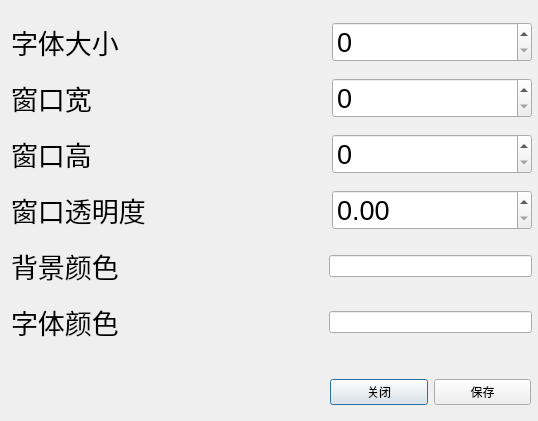
<?xml version="1.0" encoding="UTF-8"?>
<ui version="4.0">
 <class>config_panel</class>
 <widget class="QDialog" name="config_panel">
  <property name="geometry">
   <rect>
    <x>0</x>
    <y>0</y>
    <width>538</width>
    <height>421</height>
   </rect>
  </property>
  <property name="minimumSize">
   <size>
    <width>538</width>
    <height>421</height>
   </size>
  </property>
  <property name="maximumSize">
   <size>
    <width>538</width>
    <height>421</height>
   </size>
  </property>
  <property name="windowTitle">
   <string>Dialog</string>
  </property>
  <widget class="QWidget" name="layoutWidget">
   <property name="geometry">
    <rect>
     <x>330</x>
     <y>370</y>
     <width>201</width>
     <height>44</height>
    </rect>
   </property>
   <layout class="QHBoxLayout" name="horizontalLayout_7">
    <item>
     <widget class="QPushButton" name="close">
      <property name="text">
       <string>关闭</string>
      </property>
     </widget>
    </item>
    <item>
     <widget class="QPushButton" name="save">
      <property name="text">
       <string>保存</string>
      </property>
     </widget>
    </item>
   </layout>
  </widget>
  <widget class="QWidget" name="layoutWidget">
   <property name="geometry">
    <rect>
     <x>11</x>
     <y>12</y>
     <width>521</width>
     <height>341</height>
    </rect>
   </property>
   <layout class="QVBoxLayout" name="verticalLayout">
    <item>
     <layout class="QHBoxLayout" name="horizontalLayout">
      <item>
       <widget class="QLabel" name="label">
        <property name="font">
         <font>
          <pointsize>20</pointsize>
         </font>
        </property>
        <property name="text">
         <string>字体大小</string>
        </property>
       </widget>
      </item>
      <item>
       <spacer name="horizontalSpacer">
        <property name="orientation">
         <enum>Qt::Horizontal</enum>
        </property>
        <property name="sizeType">
         <enum>QSizePolicy::Expanding</enum>
        </property>
        <property name="sizeHint" stdset="0">
         <size>
          <width>40</width>
          <height>20</height>
         </size>
        </property>
       </spacer>
      </item>
      <item>
       <widget class="QSpinBox" name="font_size">
        <property name="minimumSize">
         <size>
          <width>200</width>
          <height>40</height>
         </size>
        </property>
        <property name="maximumSize">
         <size>
          <width>200</width>
          <height>40</height>
         </size>
        </property>
        <property name="font">
         <font>
          <pointsize>20</pointsize>
         </font>
        </property>
       </widget>
      </item>
     </layout>
    </item>
    <item>
     <layout class="QHBoxLayout" name="horizontalLayout_2">
      <item>
       <widget class="QLabel" name="label_2">
        <property name="font">
         <font>
          <pointsize>20</pointsize>
         </font>
        </property>
        <property name="text">
         <string>窗口宽</string>
        </property>
       </widget>
      </item>
      <item>
       <spacer name="horizontalSpacer_2">
        <property name="orientation">
         <enum>Qt::Horizontal</enum>
        </property>
        <property name="sizeHint" stdset="0">
         <size>
          <width>40</width>
          <height>20</height>
         </size>
        </property>
       </spacer>
      </item>
      <item>
       <widget class="QSpinBox" name="windowW">
        <property name="minimumSize">
         <size>
          <width>200</width>
          <height>30</height>
         </size>
        </property>
        <property name="maximumSize">
         <size>
          <width>200</width>
          <height>40</height>
         </size>
        </property>
        <property name="font">
         <font>
          <pointsize>20</pointsize>
         </font>
        </property>
        <property name="minimum">
         <number>0</number>
        </property>
        <property name="maximum">
         <number>1000</number>
        </property>
       </widget>
      </item>
     </layout>
    </item>
    <item>
     <layout class="QHBoxLayout" name="horizontalLayout_3">
      <item>
       <widget class="QLabel" name="label_3">
        <property name="font">
         <font>
          <pointsize>20</pointsize>
         </font>
        </property>
        <property name="text">
         <string>窗口高</string>
        </property>
       </widget>
      </item>
      <item>
       <spacer name="horizontalSpacer_3">
        <property name="orientation">
         <enum>Qt::Horizontal</enum>
        </property>
        <property name="sizeHint" stdset="0">
         <size>
          <width>40</width>
          <height>20</height>
         </size>
        </property>
       </spacer>
      </item>
      <item>
       <widget class="QSpinBox" name="windowH">
        <property name="minimumSize">
         <size>
          <width>200</width>
          <height>30</height>
         </size>
        </property>
        <property name="maximumSize">
         <size>
          <width>200</width>
          <height>40</height>
         </size>
        </property>
        <property name="font">
         <font>
          <pointsize>20</pointsize>
         </font>
        </property>
        <property name="maximum">
         <number>1000</number>
        </property>
       </widget>
      </item>
     </layout>
    </item>
    <item>
     <layout class="QHBoxLayout" name="horizontalLayout_4">
      <item>
       <widget class="QLabel" name="label_4">
        <property name="font">
         <font>
          <pointsize>20</pointsize>
         </font>
        </property>
        <property name="text">
         <string>窗口透明度</string>
        </property>
       </widget>
      </item>
      <item>
       <spacer name="horizontalSpacer_4">
        <property name="orientation">
         <enum>Qt::Horizontal</enum>
        </property>
        <property name="sizeHint" stdset="0">
         <size>
          <width>40</width>
          <height>20</height>
         </size>
        </property>
       </spacer>
      </item>
      <item>
       <widget class="QDoubleSpinBox" name="windowOpacity">
        <property name="minimumSize">
         <size>
          <width>200</width>
          <height>40</height>
         </size>
        </property>
        <property name="maximumSize">
         <size>
          <width>200</width>
          <height>40</height>
         </size>
        </property>
        <property name="font">
         <font>
          <pointsize>20</pointsize>
         </font>
        </property>
        <property name="maximum">
         <double>1.000000000000000</double>
        </property>
        <property name="singleStep">
         <double>0.100000000000000</double>
        </property>
       </widget>
      </item>
     </layout>
    </item>
    <item>
     <layout class="QHBoxLayout" name="horizontalLayout_5">
      <item>
       <widget class="QLabel" name="label_5">
        <property name="font">
         <font>
          <pointsize>20</pointsize>
         </font>
        </property>
        <property name="text">
         <string>背景颜色</string>
        </property>
       </widget>
      </item>
      <item>
       <spacer name="horizontalSpacer_5">
        <property name="orientation">
         <enum>Qt::Horizontal</enum>
        </property>
        <property name="sizeHint" stdset="0">
         <size>
          <width>40</width>
          <height>20</height>
         </size>
        </property>
       </spacer>
      </item>
      <item>
       <widget class="QLineEdit" name="background"/>
      </item>
     </layout>
    </item>
    <item>
     <layout class="QHBoxLayout" name="horizontalLayout_6">
      <item>
       <widget class="QLabel" name="label_6">
        <property name="font">
         <font>
          <pointsize>20</pointsize>
         </font>
        </property>
        <property name="text">
         <string>字体颜色</string>
        </property>
       </widget>
      </item>
      <item>
       <spacer name="horizontalSpacer_6">
        <property name="orientation">
         <enum>Qt::Horizontal</enum>
        </property>
        <property name="sizeHint" stdset="0">
         <size>
          <width>40</width>
          <height>20</height>
         </size>
        </property>
       </spacer>
      </item>
      <item>
       <widget class="QLineEdit" name="font_color"/>
      </item>
     </layout>
    </item>
   </layout>
  </widget>
 </widget>
 <resources/>
 <connections/>
</ui>
